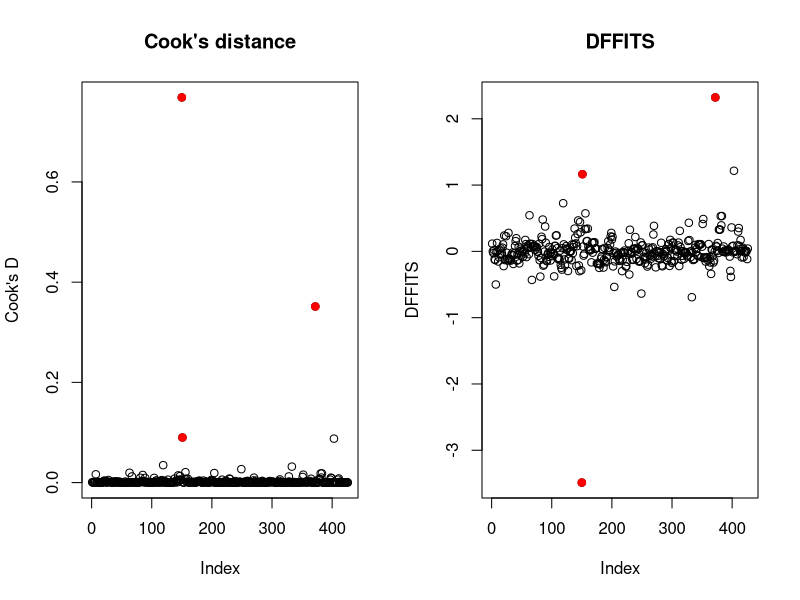
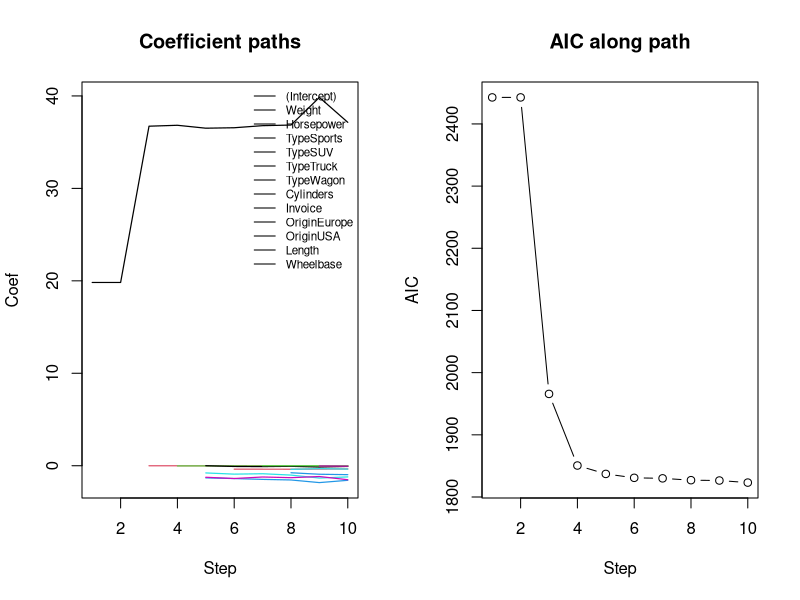
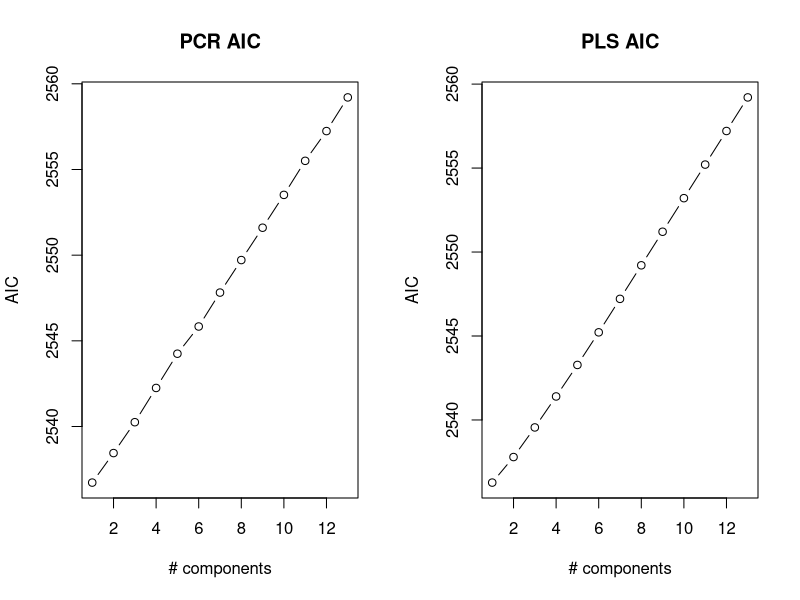

These figures' R source, in order:
## ---- chunk 1
library(MASS)
library(pls)
## ---- chunk 2
df <- read.csv('CARS.csv')

target_col <- c("MPG_City")
numeric_cols <- c("Length","Weight","Wheelbase","Horsepower","Invoice","EngineSize","Cylinders")
factor_cols  <- c("Origin","Type")

df <- na.omit(df[, c(numeric_cols, factor_cols, target_col)])


df$Invoice <- as.numeric(gsub("[\\$,]", "", df$Invoice))
head(df, n=5)
## ---- chunk 3
.lm_stats <- function(fit) {
  s <- summary(fit)
  rss <- sum(residuals(fit)^2)
  list(
    r2 = s$r.squared,
    adj_r2 = s$adj.r.squared,
    mse = rss / s$df[2],
    rss = rss,
    aic = AIC(fit),
    bic = BIC(fit),
    coefs = s$coefficients
  )
}

.sig_report <- function(coef_table) {
  if (is.null(coef_table) || nrow(coef_table) == 0) return(list(best = NA_character_, worst = NA_character_))
  ct <- coef_table
  rn <- rownames(ct)
  keep <- rn != "(Intercept)"
  if (!any(keep)) return(list(best = NA_character_, worst = NA_character_))
  ct <- ct[keep, , drop = FALSE]
  rn <- rownames(ct)
  pvals <- ct[, 4]
  list(best = rn[which.min(pvals)], worst = rn[which.max(pvals)])
}

.compute_influence <- function(lm_fit, topN = 3L) {
  cd <- cooks.distance(lm_fit)
  dfits <- dffits(lm_fit)
  o <- order(cd, decreasing = TRUE)
  topN <- as.integer(max(0, topN))
  top_idx <- if (topN > 0) o[seq_len(min(topN, length(o)))] else integer(0)
  list(cooksD = cd, dffits = dfits, top_idx = top_idx)
}

.collapse_levels_by_tukey <- function(df, target, fac, alpha = 0.05) {
  f <- df[[fac]]
  if (!is.factor(f) || nlevels(f) < 2L) return(list(data = df, mapping = setNames(levels(f), levels(f))))
  a <- aov(reformulate(fac, response = target), data = df)
  tk <- tryCatch(TukeyHSD(a, which = fac), error = function(e) NULL)
  if (is.null(tk)) return(list(data = df, mapping = setNames(levels(f), levels(f))))
  tab <- as.data.frame(tk[[1]])
  if (nrow(tab) == 0) return(list(data = df, mapping = setNames(levels(f), levels(f))))

  lvls <- levels(f)
  parent <- seq_along(lvls)
  find_set <- function(i) { if (parent[i] != i) parent[i] <<- find_set(parent[i]); parent[i] }
  union_set <- function(i, j) { ri <- find_set(i); rj <- find_set(j); if (ri != rj) parent[rj] <<- ri }

  for (i in seq_len(nrow(tab))) {
    if (is.na(tab$p.adj[i]) || tab$p.adj[i] >= alpha) {
      ab <- strsplit(rownames(tab)[i], "-")[[1]]
      ia <- match(ab[1], lvls); ib <- match(ab[2], lvls)
      if (!is.na(ia) && !is.na(ib)) union_set(ia, ib)
    }
  }
  reps <- vapply(seq_along(lvls), find_set, integer(1))
  groups <- split(lvls, reps)
  group_name <- setNames(vapply(groups, function(v) paste(sort(v), collapse = "_"), character(1)), names(groups))
  mapping <- setNames(group_name[as.character(reps)], lvls)

  df[[fac]] <- factor(unname(mapping[as.character(f)]))
  list(data = df, mapping = mapping)
}

.collapse_both_factors <- function(df, target, factor_cols, alpha = 0.05) {
  mappings <- list(); out <- df
  for (fac in factor_cols) {
    res <- .collapse_levels_by_tukey(out, target, fac, alpha = alpha)
    out <- res$data; mappings[[fac]] <- res$mapping
  }
  list(data = out, mappings = mappings)
}

.build_formula <- function(target, numeric_cols, factor_cols) {
  rhs <- c(numeric_cols, factor_cols)
  as.formula(paste(target, "~", paste(rhs, collapse = " + ")))
}

.stepwise_with_path <- function(df, target, numeric_cols, factor_cols, direction = "both") {
  full_formula <- .build_formula(target, numeric_cols, factor_cols)
  null_formula <- as.formula(paste(target, "~ 1"))
  full <- lm(full_formula, data = df)
  null <- lm(null_formula, data = df)
  st <- stepAIC(object = null, scope = list(lower = null_formula, upper = full_formula),
                direction = direction, trace = FALSE, k = 2)
  path_steps <- st$anova
  terms_current <- character(0)
  refit_by_terms <- function(tset) if (length(tset) == 0) lm(null_formula, data = df) else
    lm(as.formula(paste(target, "~", paste(tset, collapse = " + "))), data = df)

  models <- list(); coefs_mat <- list(); crit <- numeric(0)
  m0 <- refit_by_terms(terms_current)
  models[[1]] <- m0; coefs_mat[[1]] <- coef(m0); crit[1] <- AIC(m0)
  if (!is.null(path_steps) && nrow(path_steps) > 0) {
    for (i in seq_len(nrow(path_steps))) {
      step_descr <- as.character(path_steps$Step[i])
      if (startsWith(step_descr, "+ ")) {
        terms_current <- union(terms_current, trimws(substr(step_descr, 3, nchar(step_descr))))
      } else if (startsWith(step_descr, "- ")) {
        terms_current <- setdiff(terms_current, trimws(substr(step_descr, 3, nchar(step_descr))))
      }
      m <- refit_by_terms(terms_current)
      models[[length(models)+1]] <- m
      coefs_mat[[length(coefs_mat)+1]] <- coef(m)
      crit <- c(crit, AIC(m))
    }
  }
  list(final = st, path_models = models, path_coefs = coefs_mat, path_crit = crit, criterion = "AIC")
}

.build_X_matrix <- function(df, numeric_cols, factor_cols) {
  X_num <- as.matrix(df[, numeric_cols, drop = FALSE])
  mm <- model.matrix(~ . , data = df[, factor_cols, drop = FALSE])
  X_fac <- mm[, colnames(mm) != "(Intercept)", drop = FALSE]
  as.matrix(cbind(X_num, X_fac))
}

.aic_from_rss <- function(n, rss, k) n * log(rss / n) + 2 * k

.pcr_pls_sweep <- function(df, target, numeric_cols, factor_cols, max_comp = NULL) {
  y <- df[[target]]
  X <- .build_X_matrix(df, numeric_cols, factor_cols)
  Xs <- scale(X, center = TRUE, scale = TRUE)
  dat <- data.frame(y = y, Xs)
  p <- ncol(Xs); n <- nrow(Xs)
  if (is.null(max_comp)) max_comp <- min(p, n - 1L)
  max_comp <- max(1L, max_comp)
  aic_pcr <- aic_pls <- rss_pcr <- rss_pls <- numeric(max_comp)
  for (k in 1:max_comp) {
    m1 <- pcr(y ~ ., data = dat, ncomp = k, validation = "none", scale = FALSE, center = FALSE)
    yhat1 <- as.numeric(predict(m1, ncomp = k, newdata = dat))
    rss1 <- sum((y - yhat1)^2); rss_pcr[k] <- rss1; aic_pcr[k] <- .aic_from_rss(n, rss1, k + 1)
    m2 <- plsr(y ~ ., data = dat, ncomp = k, validation = "none", scale = FALSE, center = FALSE)
    yhat2 <- as.numeric(predict(m2, ncomp = k, newdata = dat))
    rss2 <- sum((y - yhat2)^2); rss_pls[k] <- rss2; aic_pls[k] <- .aic_from_rss(n, rss2, k + 1)
  }
  list(max_comp = max_comp, pcr = list(aic = aic_pcr, rss = rss_pcr), pls = list(aic = aic_pls, rss = rss_pls))
}
## ---- chunk 4


# Шаг 1
fml1 <- .build_formula("MPG_City", numeric_cols, factor_cols)
lm1  <- lm(fml1, data = df)
st1  <- .lm_stats(lm1); sg1 <- .sig_report(st1$coefs)

cat("STEP 1 — Full OLS\n")
cat(sprintf("R2=%.4f, adjR2=%.4f, MSE=%.4f, AIC=%.2f, BIC=%.2f\n", st1$r2, st1$adj_r2, st1$mse, st1$aic, st1$bic))
cat("Most sig.:", sg1$best, "\nLeast sig.:", sg1$worst, "\n\n")
## ---- chunk 5
inf <- .compute_influence(lm1, topN = 3)
top_idx <- inf$top_idx
par(mfrow = c(1,2))
plot(inf$cooksD, ylab = "Cook's D", main = "Cook's distance"); points(top_idx, inf$cooksD[top_idx], pch=19, col="red")
plot(inf$dffits, ylab = "DFFITS", main = "DFFITS"); points(top_idx, inf$dffits[top_idx], pch=19, col="red")

data2 <- if (length(top_idx) > 0) df[-top_idx, , drop = FALSE] else data1
lm2 <- lm(fml1, data = data2)
st2 <- .lm_stats(lm2); sg2 <- .sig_report(st2$coefs)

cat("STEP 2 — OLS after outlier removal\n")
cat("Dropped idx:", paste(top_idx, collapse = ", "), "\n")
cat(sprintf("R2=%.4f, adjR2=%.4f, MSE=%.4f, AIC=%.2f, BIC=%.2f\n\n", st2$r2, st2$adj_r2, st2$mse, st2$aic, st2$bic))
## ---- chunk 6
grp <- .collapse_both_factors(data2, "MPG_City", factor_cols, alpha = 0.05)
data3 <- grp$data
for (fac in names(grp$mappings)) {
  mp <- grp$mappings[[fac]]
  grps <- split(names(mp), unname(mp))
  cat(sprintf("Grouping for %s:\n", fac))
  for (g in names(grps)) cat("  ", paste(grps[[g]], collapse = ", "), " -> ", g, "\n", sep = "")
}

lm3 <- lm(fml1, data = data3)
st3 <- .lm_stats(lm3); sg3 <- .sig_report(st3$coefs)

cat("\nSTEP 3 — OLS after factor collapsing\n")
cat(sprintf("R2=%.4f, adjR2=%.4f, MSE=%.4f, AIC=%.2f, BIC=%.2f\n\n", st3$r2, st3$adj_r2, st3$mse, st3$aic, st3$bic))
## ---- chunk 7
sw <- .stepwise_with_path(data3, "MPG_City", numeric_cols, factor_cols, direction = "both")
lm4 <- sw$final; st4 <- .lm_stats(lm4); sg4 <- .sig_report(st4$coefs)
cat("STEP 4 — Stepwise AIC final\n")
cat(sprintf("R2=%.4f, adjR2=%.4f, MSE=%.4f, AIC=%.2f, BIC=%.2f\n\n", st4$r2, st4$adj_r2, st4$mse, st4$aic, st4$bic))

# Трасса коэффициентов + AIC по шагам
all_coef_names <- unique(unlist(lapply(sw$path_coefs, names)))
coef_mat <- do.call(rbind, lapply(sw$path_coefs, function(v) { out <- setNames(rep(NA_real_, length(all_coef_names)), all_coef_names); out[names(v)] <- v; out }))
par(mfrow = c(1,2))
matplot(coef_mat, type = "l", lty = 1, lwd = 1.2, main = "Coefficient paths", xlab = "Step", ylab = "Coef")
legend("topright", legend = colnames(coef_mat), lty = 1, cex = 0.7, bty = "n")
plot(seq_along(sw$path_crit), sw$path_crit, type = "b", xlab = "Step", ylab = sw$criterion, main = "AIC along path")
## ---- chunk 8
sweep <- .pcr_pls_sweep(data3, "MPG_City", numeric_cols, factor_cols)
k <- 1:sweep$max_comp
par(mfrow = c(1,2))
plot(k, sweep$pcr$aic, type = "b", xlab = "# components", ylab = "AIC", main = "PCR AIC")
plot(k, sweep$pls$aic, type = "b", xlab = "# components", ylab = "AIC", main = "PLS AIC")

best_pcr_k <- which.min(sweep$pcr$aic)
best_pls_k <- which.min(sweep$pls$aic)
best_method <- if (min(sweep$pcr$aic) <= min(sweep$pls$aic)) sprintf("PCR (k=%d)", best_pcr_k) else sprintf("PLS (k=%d)", best_pls_k)
cat("STEP 5 — Best low-rank method:", best_method, "\n")
